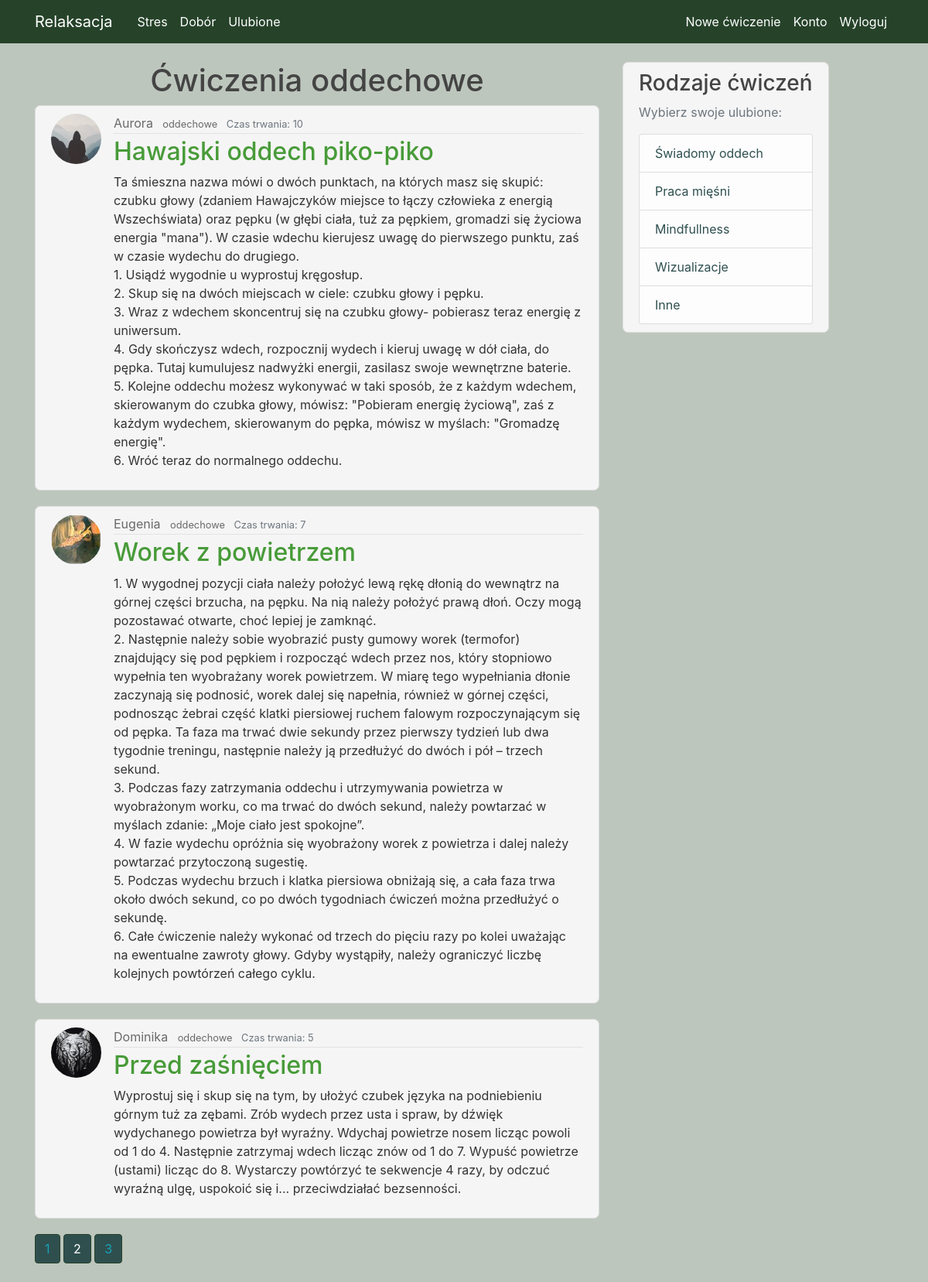
The page /oddechowe?page=2 (signed in) on the database its author committed.
### Relaks/models.py (models this page shows, shortened)
class Post(db.Model):
    id = db.Column(db.Integer, primary_key=True, autoincrement=True)
    name = db.Column(db.String(100), nullable=True)
    category = db.Column(db.String(100), nullable=True)
    time = db.Column(db.Integer, nullable=True)
    content = db.Column(db.Text, nullable=True)
    user_id = db.Column(db.Integer, db.ForeignKey('user.id'), nullable=False)
    fav = db.relationship('Favourite', backref='fav', lazy=True)

class User(db.Model, UserMixin):
    id = db.Column(db.Integer, primary_key=True)
    username = db.Column(db.String(20), unique=True, nullable=False)
    email = db.Column(db.String(120), unique=True, nullable=False)
    image_file = db.Column(db.String(20), nullable=False, default='default.jpg')
    password = db.Column(db.String(60), nullable=False)
    is_admin = db.Column(db.Boolean, nullable=False)
    posts = db.relationship('Post', backref='author', lazy=True)
    fav = db.relationship('Favourite', backref='author', lazy=True)

### Relaks/routes.py (the view)
@app.route("/oddechowe", methods=['GET', 'POST'])
@login_required
def oddech():
    page = request.args.get('page', 1, type=int)
    post = Post.query.filter(
        Post.category == 'oddechowe').paginate(page=page, per_page=3)
    return render_template('oddech.html', title='Oddechowe', post=post)

### Relaks/models.py (called while the page is built)
@login_manager.user_loader
def load_user(user_id):
    return User.query.get(int(user_id))

### Relaks/templates/oddech.html (shortened to what this page needs)
{% extends "layout.html" %}
{% block content %}
    <h1 style="text-align: center"> Ćwiczenia oddechowe </h1>
    {% for post in post.items %}
          <article class="media content-section">
          <img class="rounded-circle article-img" src="{{ url_for('static', filename='photo/' + post.author.image_file) }}">
          <div class="media-body">
            <div class="article-metadata">
              <a class="mr-2" href="{{ url_for('user_posts', username=post.author.username) }}">{{ post.author.username }}</a>
              <small class="article-category">
          <a
            class="mr-2"
            href="{{ url_for('oddech', category=post.category) }}"
            >{{ post.category }}</a>
                </small>
                <small class="text-muted">Czas trwania: {{ post.time }}</small>
            </div>
            <h2> <a class="article-title" href="{{ url_for('post', post_id=post.id) }}">{{ post.name}}</a> </h2>
            <p class="article-content">{{ post.content }}</p>
          </div>
        </article>
    {% endfor %}
      {% for page_num in post.iter_pages(left_edge=1, right_edge=1, left_current=1, right_current=2) %}
        {% if page_num %}
            {% if post.page == page_num %}
                <a class="btn btn-info mb-4" style="background-color: darkslategrey; border-color: #26432a" href="{{ url_for('oddech', page=page_num)  }}"> {{ page_num }}</a>
             {% else %}
                <a class="btn btn-outline-info mb-4" style="background-color: darkslategrey; border-color: #26432a; " href="{{ url_for('oddech', page=page_num)  }}"> {{ page_num }}</a>
             {% endif %}
        {% endif %}
    {% endfor %}
{% endblock content %}

### Relaks/static/main.css (style rules this page uses)
body { background-color: #bdc6bd; color: #333333; margin-top: 5rem; }
h1, h2, h3, h4, h5, h6 { color: #444444; }
.content-section { background-color: whitesmoke; padding: 10px 20px; border: 1px solid #dddddd; border-radius: 7px; margin-bottom: 20px; }
.article-title { color: #489b39; }
.article-content { white-space: pre-line; background-color: whitesmoke; }
.article-img { height: 65px; width: 65px; margin-right: 16px; }
.article-metadata { padding-bottom: 1px; margin-bottom: 4px; border-bottom: 1px solid #e3e3e3; color: #444444; }
.btn { background-color: #26432a; }
.mr-2 { color: dimgrey; }

### rows shown on the page
Post: image_file (placeholder picture), author.username "Aurora", category "oddechowe", time "10", name "Hawajski oddech piko-piko", content "Ta śmieszna nazwa mówi o dwóch punktach, na których masz się skupić: czubku głowy (zdaniem Hawajczyków miejsce to łączy człowieka z energią Wszechświata) oraz pępku (w głębi ciała, tuż za pępkiem, gromadzi się życiowa energia \"mana\"). W czasie wdechu kierujesz uwagę do pierwszego punktu, zaś w czasie wydechu do drugiego. 1. Usiądź wygodnie u wyprostuj kręgosłup. 2. Skup się na dwóch miejscach w ciele: czubku głowy i pępku. 3. Wraz z wdechem skoncentruj się na czubku głowy- pobierasz teraz energię z uniwersum. 4. Gdy skończysz wdech, rozpocznij wydech i kieruj uwagę w dół ciała, do pępka. Tutaj kumulujesz nadwyżki energii, zasilasz swoje wewnętrzne baterie. 5. Kolejne oddechu możesz…"
Post: image_file (picture), author.username "Eugenia", category "oddechowe", time "7", name "Worek z powietrzem", content "1. W wygodnej pozycji ciała należy położyć lewą rękę dłonią do wewnątrz na górnej części brzucha, na pępku. Na nią należy położyć prawą dłoń. Oczy mogą pozostawać otwarte, choć lepiej je zamknąć. 2. Następnie należy sobie wyobrazić pusty gumowy worek (termofor) znajdujący się pod pępkiem i rozpocząć wdech przez nos, który stopniowo wypełnia ten wyobrażany worek powietrzem. W miarę tego wypełniania dłonie zaczynają się podnosić, worek dalej się napełnia, również w górnej części, podnosząc żebrai część klatki piersiowej ruchem falowym rozpoczynającym się od pępka. Ta faza ma trwać dwie sekundy przez pierwszy tydzień lub dwa tygodnie treningu, następnie należy ją przedłużyć do dwóch i pół –…"
Post: image_file (picture), author.username "Dominika", category "oddechowe", time "5", name "Przed zaśnięciem", content "Wyprostuj się i skup się na tym, by ułożyć czubek języka na podniebieniu górnym tuż za zębami. Zrób wydech przez usta i spraw, by dźwięk wydychanego powietrza był wyraźny. Wdychaj powietrze nosem licząc powoli od 1 do 4. Następnie zatrzymaj wdech licząc znów od 1 do 7. Wypuść powietrze (ustami) licząc do 8. Wystarczy powtórzyć te sekwencje 4 razy, by odczuć wyraźną ulgę, uspokoić się i... przeciwdziałać bezsenności."

### other values the page prints
{{ page_num }} "1" "3"
{{ page_num }} "2"
